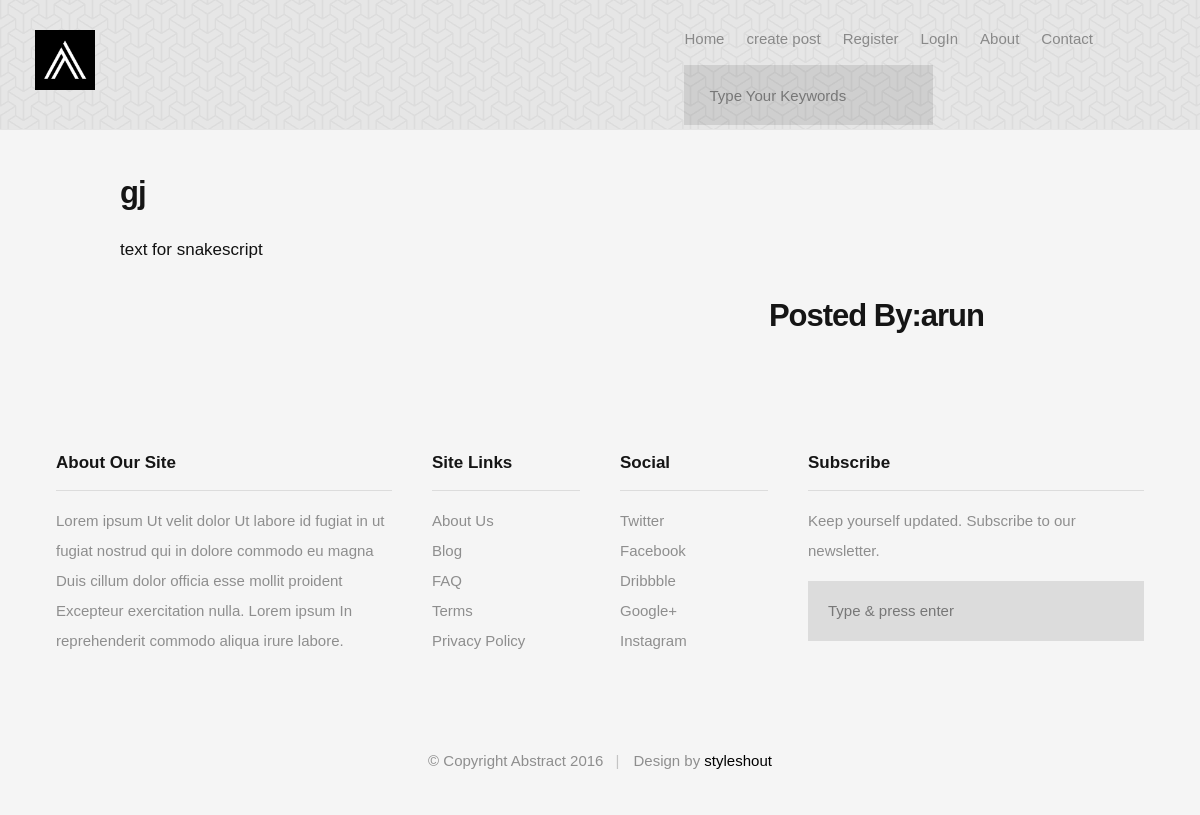
The page /post/12 on the database its author committed.
### blog/models.py (models this page shows, shortened)
class Post(models.Model):
    title=models.CharField(max_length=30,blank=False)
    body=models.TextField(blank=False)
    user=models.ForeignKey(User,on_delete=models.CASCADE)
    featured_image=models.ImageField(upload_to='featured',default='default.jpg',blank=True)
    date=models.DateTimeField(auto_now_add=True)

### blog/views.py (the view)
# urls.py: path('post/<id>', views.view_post, name="post"),
def view_post(request,id):
    post=Post.objects.get(id=id)
    return render(request,'post.html',{'post':post})

### templates/post.html (shortened to what this page needs)
{% extends 'index.html' %}
{% block content %}
   <div style="margin: 0 10%">
    <h1>{{ post.title }}</h1>
    <p>{{ post.body }}
    </p>
    <h1 style="text-align:right;margin-right: 10%">Posted By:{{ post.user }}</h1>
   </div>
{% endblock %}

### static/css/base.css (style rules this page uses)
body { margin: 0; }
h1 { font-size: 2em; margin: 0.67em 0; }
*, *::before, *::after { box-sizing: inherit; }
body { font-weight: normal; line-height: 1; text-rendering: optimizeLegibility; word-wrap: break-word; -webkit-overflow-scrolling: touch; -webkit-text-size-adjust: none; }
body, input, button { -moz-osx-font-smoothing: grayscale; -webkit-font-smoothing: antialiased; }
div, dl, dt, dd, ul, ol, li, h1, h2, h3, h4, h5, h6, pre, form, p, blockquote, th, td { margin: 0; padding: 0; }
h1, h2, h3, h4, h5, h6 { -webkit-font-variant-ligatures: common-ligatures; -moz-font-variant-ligatures: common-ligatures; font-variant-ligatures: common-ligatures; text-rendering: optimizeLegibility; }

### static/css/main.css (style rules this page uses)
html, body { height: 100%; }
body { background: #f5f5f5; font-family: "roboto-regular", sans-serif; font-size: 1.7rem; line-height: 3rem; color: #111111; }
h1, h2, h3, h4, h5, h6, .h01, .h02, .h03, .h04, .h05, .h06 { font-family: "montserrat-bold", sans-serif; color: #151515; font-style: normal; text-rendering: optimizeLegibility; margin-bottom: 2.1rem; }
h1, .h01 { font-size: 3.1rem; line-height: 1.35; letter-spacing: -.1rem; }
input, textarea, select, pre, blockquote, figure, table, p, ul, ol, dl, form, .fluid-video-wrapper, .ss-custom-select { margin-bottom: 3rem; }

### rows shown on the page
Post: title "gj", body "text for snakescript", user "arun"
